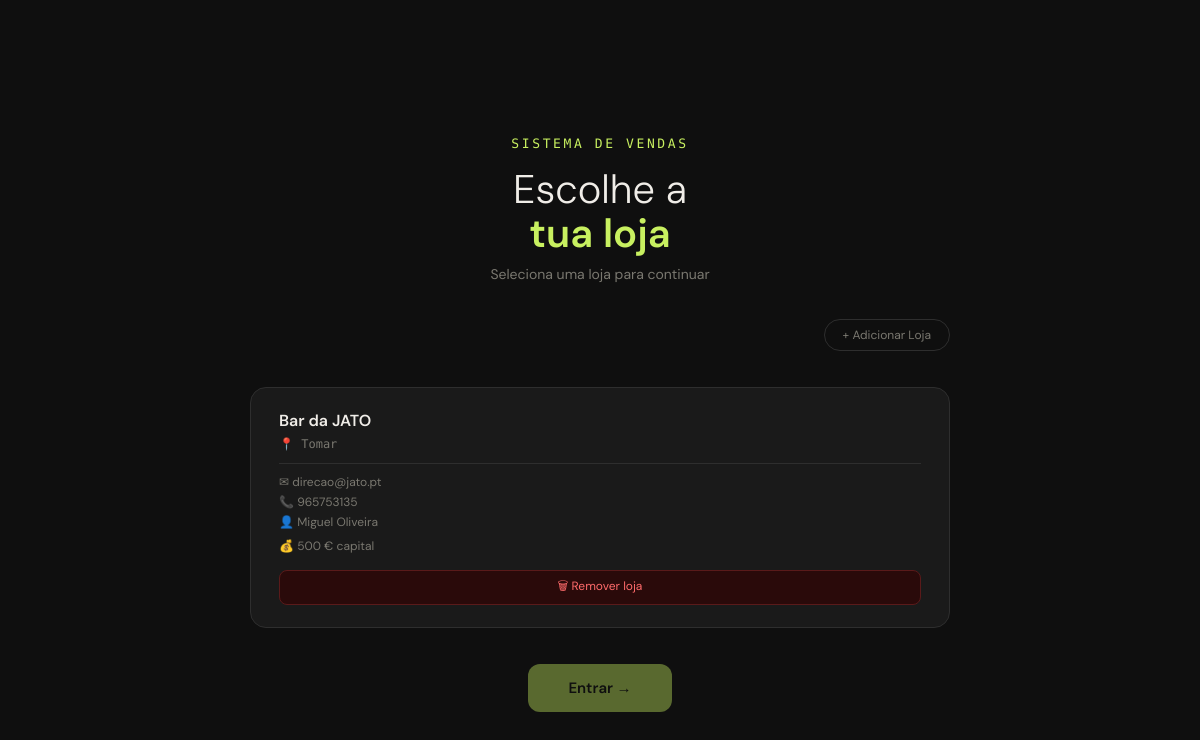
The app's page / (signed in) with its own data.
### workshop/models.py (models this page shows, shortened)
class Loja(models.Model):
    nomeloja = models.CharField(max_length=512, primary_key=True)
    localizacao = models.CharField(max_length=512)
    capitalsocial = models.IntegerField()
    emailloja = models.CharField(max_length=512)
    contacto = models.IntegerField()
    owner = models.ForeignKey(
        Owner,
        on_delete=models.RESTRICT,
        db_column='owner_cc',
        related_name='lojas'
    )
    class Meta:
        db_table = 'loja'

class Owner(models.Model):
    cc = models.IntegerField(primary_key=True)
    name = models.CharField(max_length=512)
    birth = models.DateField()
    email = models.CharField(max_length=512)
    contact = models.IntegerField()
    morada = models.BooleanField()
    class Meta:
        db_table = 'owner'

### workshop/views.py (the view)
# urls.py: 2. Add a URL to urlpatterns:  path('', views.home, name='home')
@login_required(login_url='login')
def home(request):
    lojas = Loja.objects.select_related('owner').all()
    owners = Owner.objects.all()
    loja_nome = request.session.get('loja_atual')
    loja_sessao = Loja.objects.select_related('owner').filter(nomeloja=loja_nome).first() if loja_nome else None
    return render(request, 'home.html', {'lojas': lojas, 'owners': owners, 'loja_sessao': loja_sessao})

### workshop/templates/home.html (shortened to what this page needs)
<!doctype html>
<html lang="pt">
  <head>
  </head>
  <body>
  <div id="ecrã-lojas">
    <div class="titulo">
      <div class="logo">Sistema de Vendas</div>
      <h1>Escolhe a<br /><span>tua loja</span></h1>
      <p class="subtitulo">Seleciona uma loja para continuar</p>
    </div>
    <div style="width:100%; display:flex; justify-content:flex-end;">
      <button class="trocar-loja"
        onclick="document.getElementById('form-add').style.display = document.getElementById('form-add').style.display === 'none' ? 'block' : 'none'">
        + Adicionar Loja
      </button>
    </div>
    <div class="lojas-grid">
      {% for loja in lojas %}
      <div class="loja-btn"
        data-nome="{{ loja.nomeloja }}"
        data-loc="{{ loja.localizacao }}"
        data-capital="{{ loja.capitalsocial }}"
        data-email="{{ loja.emailloja }}"
        data-contacto="{{ loja.contacto }}"
        data-owner="{{ loja.owner.name }}"
        onclick="selecionarLoja(this)">
        <span class="loja-nome">{{ loja.nomeloja }}</span>
        <span class="loja-loc">📍 {{ loja.localizacao }}</span>
        <div class="loja-detalhes">
          <span>✉ {{ loja.emailloja }}</span>
          <span>📞 {{ loja.contacto }}</span>
          <span>👤 {{ loja.owner.name }}</span>
          <span class="loja-capital">💰 {{ loja.capitalsocial }} € capital</span>
        </div>
        <button type="button"
          onclick="event.stopPropagation(); abrirModalRemover('{{ loja.nomeloja }}')"
          style="margin-top:10px; width:100%; padding:6px; background:#2a0a0a; border:1px solid #5a1a1a; border-radius:8px; color:#ff6b6b; font-size:12px; cursor:pointer; font-family:'DM Sans',sans-serif;">
          🗑 Remover loja
        </button>
      </div>
      {% empty %}
      <p style="color:var(--text-muted); font-size:14px">Nenhuma loja registada. Adiciona uma no admin.</p>
      {% endfor %}
    </div>
    <button class="btn-entrar" id="btn-entrar" onclick="entrarLoja()">Entrar →</button>
  </div>
  </body>
</html>

### workshop/templates/home.html (style rules this page uses)
:root { --bg: #0f0f0f; --surface: #1a1a1a; --surface2: #242424; --border: #2e2e2e; --accent: #c8f060; --text: #f0ede8; --text-muted: #7a7870; --text-soft: #b0ada8; }
* { box-sizing: border-box; margin: 0; padding: 0; }
body { font-family: "DM Sans", sans-serif; background: var(--bg); color: var(--text); min-height: 100vh; display: flex; flex-direction: column; align-items: center; justify-content: center; gap: 48px; padding: 40px; }
#ecrã-lojas, #ecrã-menu { width: 100%; max-width: 700px; display: flex; flex-direction: column; align-items: center; gap: 36px; }
.titulo { text-align: center; }
.logo { font-family: "DM Mono", monospace; font-size: 13px; color: var(--accent); letter-spacing: 0.2em; text-transform: uppercase; margin-bottom: 16px; }
h1 { font-size: 40px; font-weight: 300; line-height: 1.1; margin-bottom: 10px; }
h1 span { font-weight: 600; color: var(--accent); }
.subtitulo { font-size: 14px; color: var(--text-muted); }
.lojas-grid { display: flex; flex-wrap: wrap; gap: 14px; justify-content: center; width: 100%; }
.loja-btn { background: var(--surface); border: 1px solid var(--border); border-radius: 16px; padding: 22px 28px; cursor: pointer; text-align: left; color: var(--text); font-family: "DM Sans", sans-serif; transition: all 0.2s; display: flex; flex-direction: column; gap: 6px; min-width: 200px; flex: 1; }
.loja-detalhes { display: flex; flex-direction: column; gap: 4px; margin-top: 6px; padding-top: 10px; border-top: 1px solid var(--border); }
.loja-detalhes span { font-size: 12px; color: var(--text-muted); }
.loja-nome { font-size: 16px; font-weight: 600; }
.loja-loc { font-size: 12px; color: var(--text-muted); font-family: "DM Mono", monospace; }
.loja-capital { font-size: 12px; color: var(--accent); margin-top: 4px; }
.btn-entrar { padding: 14px 40px; background: var(--accent); color: #0f0f0f; border: none; border-radius: 12px; font-family: "DM Sans", sans-serif; font-size: 15px; font-weight: 600; cursor: pointer; transition: all 0.2s; opacity: 0.4; pointer-events: none; }
.trocar-loja { font-size: 12px; color: var(--text-muted); background: none; border: 1px solid var(--border); border-radius: 20px; padding: 7px 18px; cursor: pointer; font-family: "DM Sans", sans-serif; transition: all 0.15s; }

### records on screen
Loja: nomeloja "Bar da JATO", localizacao "Tomar", emailloja "direcao@jato.pt", contacto "965753135", owner.name "Miguel Oliveira", capitalsocial "500"
